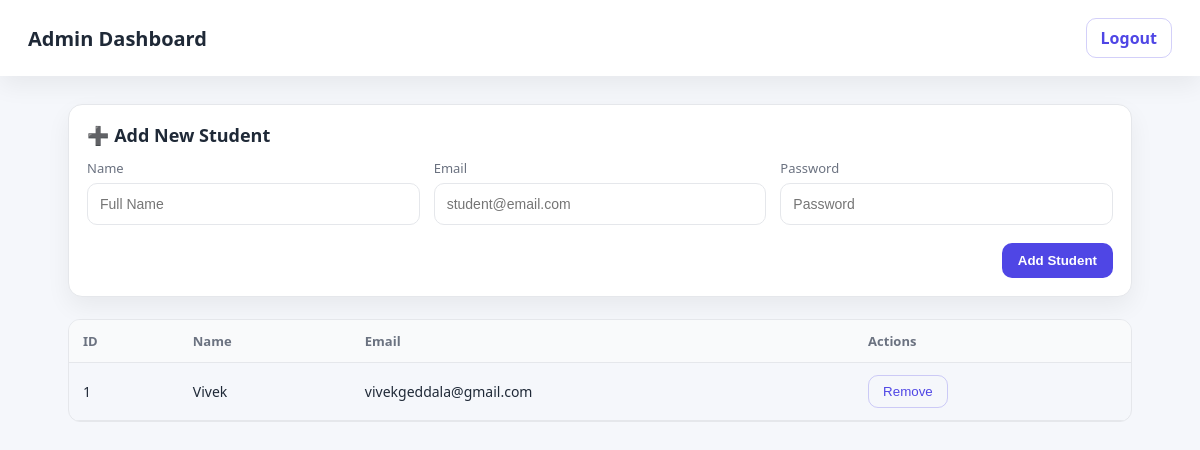
The app's page /admin_dashboard (signed in), older data.
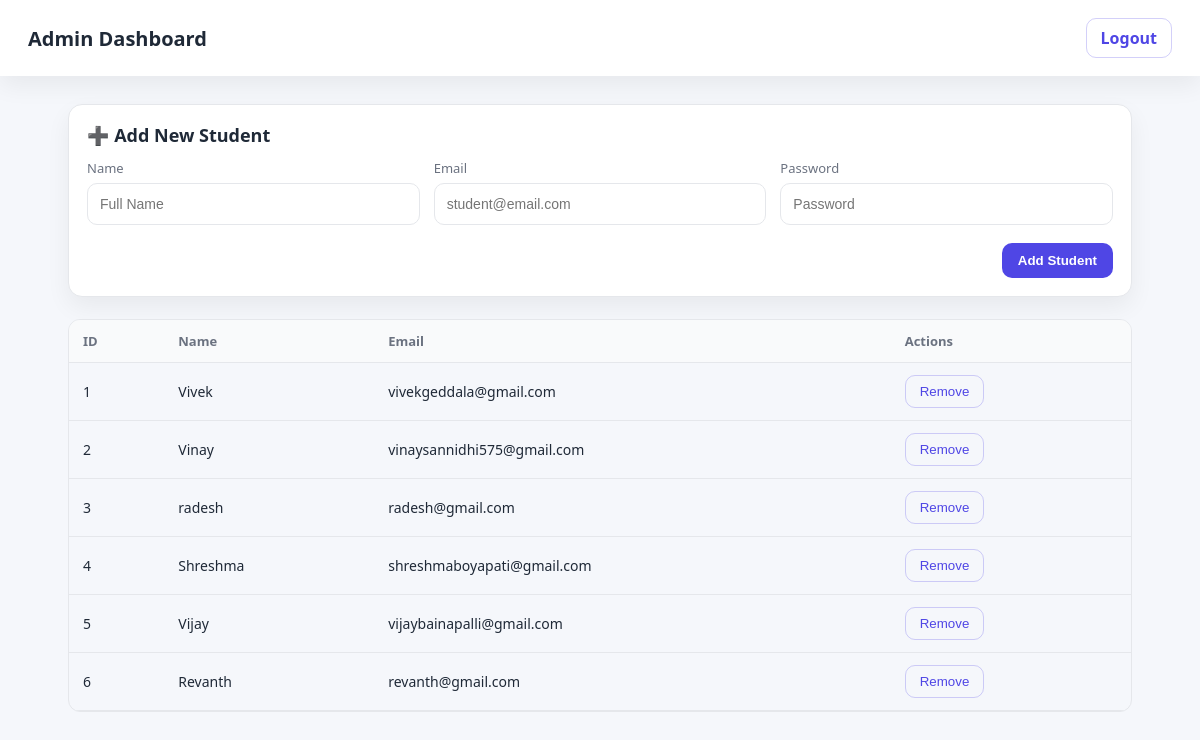
The same page, newer data.
### tables this page shows
CREATE TABLE students (
        id INTEGER PRIMARY KEY AUTOINCREMENT,
        name TEXT,
        email TEXT UNIQUE,
        password TEXT
    );

### app.py (the view, shortened to what this page needs)
@app.route("/admin_dashboard", methods=["GET", "POST"])
def admin_dashboard():
    if "admin" not in session:
        return redirect(url_for("home"))
    conn = sqlite3.connect(DB_NAME)
    cursor = conn.cursor()
    cursor.execute("SELECT * FROM students")
    students = cursor.fetchall()
    conn.close()
    return render_template("admin_dashboard.html", students=students)

### templates/admin_dashboard.html (shortened to what this page needs)
<!DOCTYPE html>
<html lang="en">
<head>
  <link rel="stylesheet" href="{{ url_for('static', filename='css/admin_dashboard.css') }}">
</head>
<body>
  <header class="topbar">
    <h1>Admin Dashboard</h1>
    <a class="btn btn-ghost" href="/logout">Logout</a>
  </header>
  <main class="container">
    <section class="card">
      <h2>➕ Add New Student</h2>
      <form class="form-grid" action="/admin_dashboard" method="post">
        <label>
          <span>Name</span>
          <input type="text" name="name" placeholder="Full Name" required>
        </label>
        <label>
          <span>Email</span>
          <input type="email" name="email" placeholder="student@email.com" required>
        </label>
        <label>
          <span>Password</span>
          <input type="password" name="password" placeholder="Password" required>
        </label>
        <div class="form-actions">
          <button class="btn" type="submit">Add Student</button>
        </div>
      </form>
    </section>
     <div class="table-wrap">
  <table class="table">
    <thead>
      <tr>
        <th>ID</th>
        <th>Name</th>
        <th>Email</th>
        <th>Actions</th>
      </tr>
    </thead>
    <tbody>
      {% for student in students %}
      <tr>
        <td>{{ loop.index }}</td>
        <td>{{ student[1] }}</td>
        <td>{{ student[2] }}</td>
        <td>
          <form action="/delete_student/{{ student[0] }}" method="POST" style="display:inline;">
            <button type="submit" class="btn-ghost" onclick="return confirm('Are you sure you want to remove this student?');">Remove</button>
          </form>
        </td>
      </tr>
      {% else %}
      <tr>
        <td colspan="4" class="empty">No students found</td>
      </tr>
      {% endfor %}
    </tbody>
  </table>
</div>
  </main>
</body>
</html>

### static/css/admin_dashboard.css (style rules this page uses)
:root { --bg: #f5f7fb; --card: #ffffff; --text: #1f2937; --muted: #6b7280; --primary: #4f46e5; --primary-700: #4338ca; --border: #e5e7eb; --shadow: 0 10px 25px rgba(0,0,0,0.06); --radius: 14px; }
* { box-sizing: border-box; }
html, body { margin: 0; padding: 0; font-family: system-ui, -apple-system, Segoe UI, Roboto, Arial, sans-serif; color: var(--text); background: var(--bg); }
.topbar { display: flex; align-items: center; justify-content: space-between; padding: 18px 28px; background: #fff; box-shadow: var(--shadow); position: sticky; top: 0; z-index: 10; }
.topbar h1 { font-size: 20px; margin: 0; }
.container { max-width: 1100px; margin: 28px auto; padding: 0 18px; display: grid; gap: 22px; }
.card { background: var(--card); border: 1px solid var(--border); border-radius: var(--radius); box-shadow: var(--shadow); padding: 18px; }
.card h2 { margin: 0 0 12px 0; font-size: 18px; }
.form-grid { display: grid; grid-template-columns: repeat(3, minmax(0, 1fr)); gap: 14px; }
.form-grid label { display: grid; gap: 6px; font-size: 13px; color: var(--muted); }
input[type="text"], input[type="email"], input[type="password"] { padding: 12px 12px; border: 1px solid var(--border); border-radius: 10px; outline: none; font-size: 14px; background: #fff; }
.form-actions { grid-column: 1 / -1; display: flex; justify-content: flex-end; margin-top: 4px; }
.btn { background: var(--primary); color: #fff; border: none; padding: 10px 16px; border-radius: 10px; cursor: pointer; font-weight: 600; }
.btn-ghost { background: transparent; color: var(--primary); border: 1px solid rgba(79,70,229,0.25); padding: 8px 14px; border-radius: 10px; text-decoration: none; }
.table-wrap { width: 100%; overflow: auto; border: 1px solid var(--border); border-radius: 12px; }
.table { width: 100%; border-collapse: collapse; min-width: 520px; }
.table thead th { background: #f9fafb; text-align: left; font-size: 13px; color: var(--muted); padding: 12px 14px; border-bottom: 1px solid var(--border); }
.table tbody td { padding: 12px 14px; border-bottom: 1px solid var(--border); font-size: 14px; }

Row changes from the older to the newer data that the page shows:
added students: name "Vinay", email "vinaysannidhi575@gmail.com"
added students: name "radesh", email "radesh@gmail.com"
added students: name "Shreshma", email "shreshmaboyapati@gmail.com"
added students: name "Vijay", email "vijaybainapalli@gmail.com"
added students: name "Revanth", email "revanth@gmail.com"
